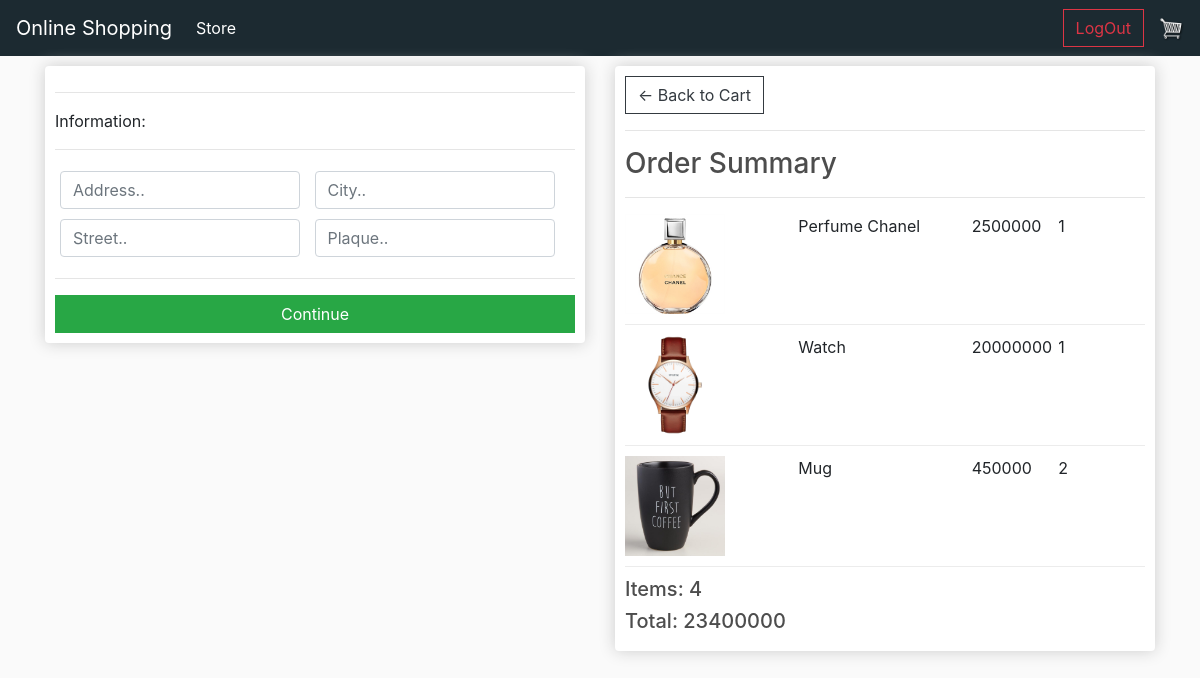
The app's page /checkout/ (signed in) with its own data.
### store/models.py (models this page shows, shortened)
class OrderItem(models.Model):
    product = models.ForeignKey(Product, on_delete=models.SET_NULL, null= True, related_name='orderitem_p')
    order = models.ForeignKey(Order, on_delete=models.SET_NULL, null = True, related_name='orderitem')
    quantity= models.IntegerField(default=0, null= True, blank=True)
    date_created= models.DateTimeField(auto_now_add=True)
    def __str__(self) -> str:
        return str(self.product.name)
    @property
    def get_total(self):
        total = self.product.price * self.quantity
        return total

class Product(models.Model):
    name=models.CharField(max_length=200, null= True)
    image = models.ImageField(upload_to='items/%Y_%m_%d', null= True, blank=True)
    price = models.IntegerField()
    digital = models.BooleanField(default= False, null= True, blank=False)
    @property
    def imageURL(self):
        try:
            url = self.image.url
        except:
            url = ""
        return url

class Order(models.Model):
    customer= models.ForeignKey(User, on_delete=models.SET_NULL, null= True, blank=True)
    date_ordered = models.DateTimeField(auto_now_add=True)
    complete= models.BooleanField(default=False, null= True, blank=True)
    transaction_id = models.CharField(max_length=100, null= True)
    @property
    def get_cart_items(self):
        orderitems =self.orderitem.all()
        total = sum([item.quantity for item in orderitems])
        return total
    @property
    def get_cart_total(self):
        orderitems= self.orderitem.all()
        total = sum([item.get_total for item in orderitems])
        return total

### store/views.py (the view)
# urls.py: path('checkout/', checkout, name= 'checkout'),
def checkout(req):
    if req.user.is_authenticated:
            customer = req.user
            order, create = Order.objects.get_or_create(customer=customer, complete = False)
            items = order.orderitem.all()
            print('items:', items)
    else:
        items =[]
        order = {'get_cart_items':0, 'get_cart_total':0}
    context={'items': items, 'order':order}
    return render(req, 'store/checkout.html', context)

### templates/store/checkout.html (shortened to what this page needs)
{% extends "base.html" %}
{% load static %}
{% block content %}
     <div class="row">
		<div class="col-lg-6">
			<div class="box-element" id="form-wrapper">
				<form id="form">
					<div id="shipping-info">
						<hr>
						<p>Information:</p>
						<hr>
						<div class="form-field">
							<input class="form-control" type="text" name="address" placeholder="Address..">
						</div>
						<div class="form-field">
							<input class="form-control" type="text" name="city" placeholder="City..">
						</div>
						<div class="form-field">
							<input class="form-control" type="text" name="street" placeholder="Street..">
						</div>
						<div class="form-field">
							<input class="form-control" type="number" name="plaque" placeholder="Plaque.." min='1'>
						</div>
					</div>
					<hr>
					<input id="form-button" class="btn btn-success btn-block" type="submit" value="Continue">
				</form>
			</div>
			<br>
		</div>
		<div class="col-lg-6">
			<div class="box-element">
				<a  class="btn btn-outline-dark" href="{% url 'cart' %}">&#x2190; Back to Cart</a>
				<hr>
				<h3>Order Summary</h3>
				<hr>
				{% for item in items %}
				<div class="cart-row">
					<div style="flex:2"><img class="row-image" src={{item.product.imageURL}}></div>
					<div style="flex:2"><p>{{item.product.name}}</p></div>
					<div style="flex:1"><p>{{item.product.price}}</p></div>
					<div style="flex:1"><p>{{item.quantity}}</p></div>
				</div>
				{% endfor %}
				<h5>Items: {{order.get_cart_items}}  </h5>
				<h5>Total: {{order.get_cart_total}} </h5>
			</div>
		</div>
	</div>
{% endblock content %}

### static/css/main.css (style rules this page uses)
body { background-color: hsl(0, 0%, 98%); }
h1,h2,h3,h4,h5,h6 { color:hsl(0, 0%, 30%); }
.box-element { box-shadow:hsl(0, 0%, 80%) 0 0 16px; background-color: #fff; border-radius: 4px; padding: 10px; }
.col-lg-4, .col-lg-6, .col-lg-8, .col-lg-12 { margin-top: 10px; }
.btn { border-radius: 0; }
.row-image { width: 100px; }
.form-field { width:250px; display: inline-block; padding: 5px; }
.cart-row { display: flex; align-items: flex-stretch; padding-bottom: 10px; margin-bottom: 10px; border-bottom: 1px solid #ececec; }

### records on screen
OrderItem: product.imageURL (picture), product.name "Perfume Chanel", product.price "2500000", quantity "1"
OrderItem: product.imageURL (picture), product.name "Watch", product.price "20000000", quantity "1"
OrderItem: product.imageURL (picture), product.name "Mug", product.price "450000", quantity "2"
Order: get_cart_items "4", get_cart_total "23400000"
